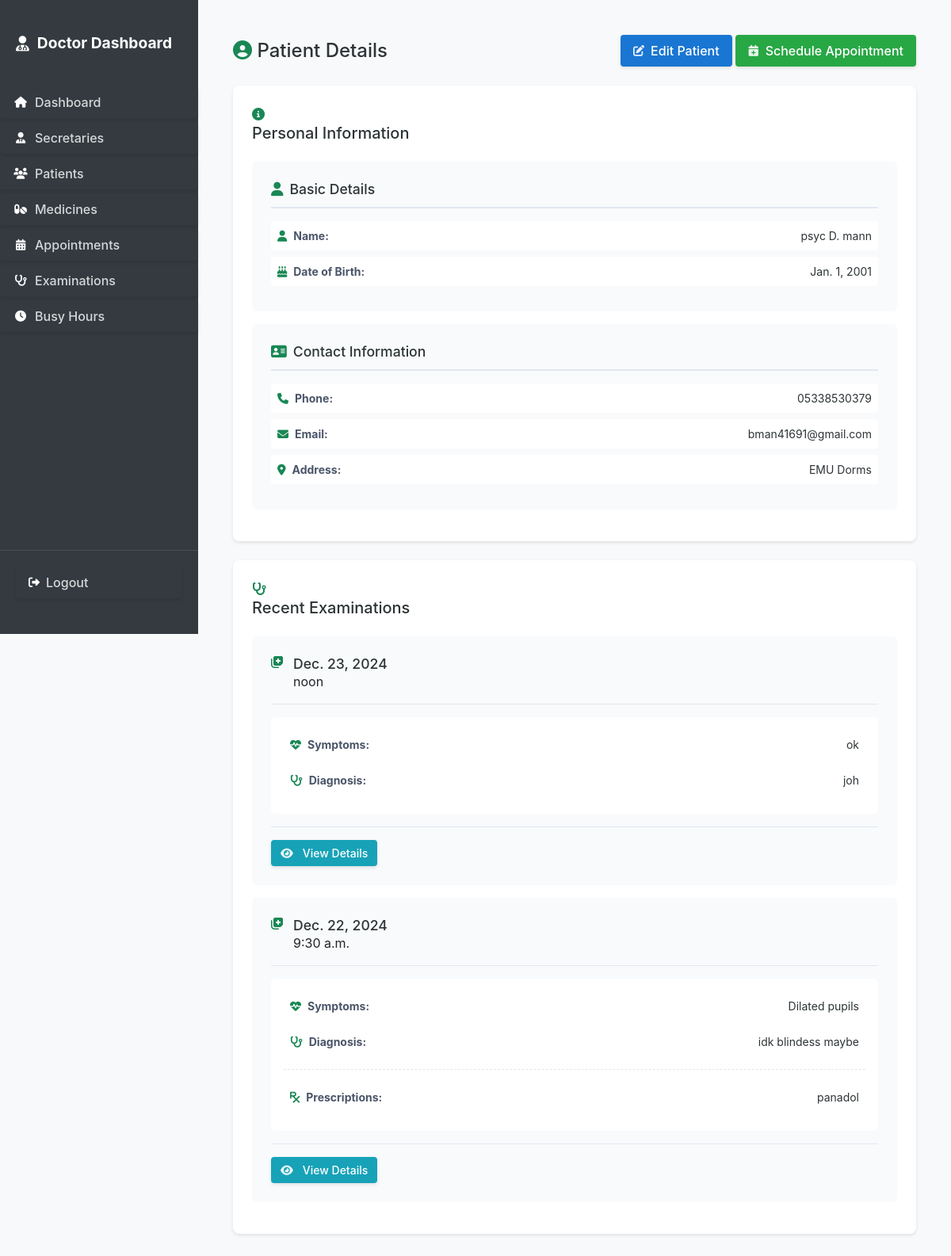
The app's page /patients/7/ (signed in) with its own data.
### secretary_dash/models.py (models this page shows, shortened)
class Patient(models.Model):
    name = models.CharField(max_length=100)
    phone = models.CharField(max_length=20)
    email = models.EmailField()
    address = models.TextField()
    date_of_birth = models.DateField()
    created_at = models.DateTimeField(auto_now_add=True)
    class Meta:
        ordering = ['name']

class Examination(models.Model):
    patient = models.ForeignKey(Patient, on_delete=models.CASCADE)
    symptoms = models.TextField()
    diagnosis = models.TextField()
    created_by = models.ForeignKey(User, on_delete=models.CASCADE)
    created_at = models.DateTimeField(auto_now_add=True)
    date = models.DateField()
    time = models.TimeField()
    class Meta:
        ordering = ['-date']

class Prescription(models.Model):
    examination = models.ForeignKey(Examination, on_delete=models.CASCADE, related_name='prescriptions')
    medicine = models.ForeignKey(Medicine, on_delete=models.CASCADE)
    dosage = models.CharField(max_length=100)
    duration = models.CharField(max_length=100)
    notes = models.TextField(blank=True)

class Medicine(models.Model):
    name = models.CharField(max_length=100)
    description = models.TextField()
    side_effects = models.TextField()
    created_at = models.DateTimeField(auto_now_add=True)
    class Meta:
        ordering = ['name']

### secretary_dash/views.py (the view)
# urls.py: path('patients/<int:pk>/', views.patient_detail, name='patient_detail'),
@login_required
@user_passes_test(is_staff)
def patient_detail(request, pk):
    patient = get_object_or_404(Patient, pk=pk)
    all_examinations = Examination.objects.filter(
        patient=patient
    ).order_by('-date', '-time')
    recent_examinations = all_examinations[:5]
    examination_history = all_examinations[5:] if len(all_examinations) > 5 else []
    upcoming_appointments = Appointment.objects.filter(
        patient=patient,
        date__gte=timezone.now().date(),
        status='upcoming'
    ).order_by('date', 'time')
    return render(request, 'secretary_dash/common/patient_detail.html', {
        'patient': patient,
        'recent_examinations': recent_examinations,
        'examination_history': examination_history,
        'upcoming_appointments': upcoming_appointments
    })

### secretary_dash/auth.py (called while the page is built)
    def get_user(self, user_id):
        UserModel = get_user_model()
        try:
            return UserModel.objects.get(pk=user_id)
        except UserModel.DoesNotExist:
            return None

### secretary_dash/views.py (called while the page is built)
def is_staff(user):
    return user.is_superuser or hasattr(user, 'secretary')

### templates/secretary_dash/common/patient_detail.html (shortened to what this page needs)
{% extends request.user.is_superuser|yesno:'secretary_dash/doctor/base.html,secretary_dash/secretary/base.html' %}
{% load static %}
{% block content %}
<div class="detail-container">
    <div class="detail-header">
        <h1><i class="fas fa-user-circle text-success"></i> Patient Details</h1>
        <div class="actions">
            <a href="{% url 'secretary_dash:patient_edit' patient.id %}" class="btn btn-primary">
                <i class="fas fa-edit"></i> Edit Patient
            </a>
            <a href="{% url 'secretary_dash:appointment_create' %}?patient={{ patient.id }}" class="btn btn-success">
                <i class="fas fa-calendar-plus"></i> Schedule Appointment
            </a>
        </div>
    </div>
    <div class="detail-section">
        <div class="section-header">
            <i class="fas fa-info-circle text-success"></i>
            <h2>Personal Information</h2>
        </div>
        <div class="medical-details">
            <div class="medical-item">
                <h3><i class="fas fa-user text-success"></i> Basic Details</h3>
                <div class="detail-row">
                    <p><i class="fas fa-user text-success"></i> <strong>Name:</strong></p>
                    <span>{{ patient.name }}</span>
                </div>
                <div class="detail-row">
                    <p><i class="fas fa-birthday-cake text-success"></i> <strong>Date of Birth:</strong></p>
                    <span>{{ patient.date_of_birth }}</span>
                </div>
            </div>
            <div class="medical-item">
                <h3><i class="fas fa-address-card text-success"></i> Contact Information</h3>
                <div class="detail-row">
                    <p><i class="fas fa-phone text-success"></i> <strong>Phone:</strong></p>
                    <span>{{ patient.phone }}</span>
                </div>
                <div class="detail-row">
                    <p><i class="fas fa-envelope text-success"></i> <strong>Email:</strong></p>
                    <span>{{ patient.email }}</span>
                </div>
                <div class="detail-row">
                    <p><i class="fas fa-map-marker-alt text-success"></i> <strong>Address:</strong></p>
                    <span>{{ patient.address }}</span>
                </div>
            </div>
        </div>
    </div>
    {% if request.user.is_superuser %}
    {% if recent_examinations %}
    <div class="detail-section">
        <div class="section-header">
            <i class="fas fa-stethoscope text-success"></i>
            <h2>Recent Examinations</h2>
        </div>
        <div class="medical-details">
            {% for examination in recent_examinations %}
            <div class="medical-item">
                <div class="prescription-header">
                    <i class="fas fa-notes-medical text-success"></i>
                    <div class="prescription-title">
                        <h3>{{ examination.date }}</h3>
                        <span class="medicine-details">{{ examination.time }}</span>
                    </div>
                </div>
                <div class="prescription-details">
                    <div class="detail-row">
                        <p><i class="fas fa-heartbeat text-success"></i> <strong>Symptoms:</strong></p>
                        <span>{{ examination.symptoms }}</span>
                    </div>
                    <div class="detail-row">
                        <p><i class="fas fa-stethoscope text-success"></i> <strong>Diagnosis:</strong></p>
                        <span>{{ examination.diagnosis }}</span>
                    </div>
                    {% if examination.prescriptions.all %}
                    <div class="medicine-info">
                        <div class="detail-row">
                            <p><i class="fas fa-prescription text-success"></i> <strong>Prescriptions:</strong></p>
                            <span>
                                {% for prescription in examination.prescriptions.all %}
                                {{ prescription.medicine.name }}{% if not forloop.last %}, {% endif %}
                                {% endfor %}
                            </span>
                        </div>
                    </div>
                    {% endif %}
                </div>
                <div class="prescription-footer">
                    <a href="{% url 'secretary_dash:examination_detail' examination.id %}" class="btn btn-info btn-sm">
                        <i class="fas fa-eye"></i> View Details
                    </a>
                </div>
            </div>
            {% endfor %}
        </div>
    </div>
    {% endif %}
    {% endif %}
</div>
{% endblock %}

### static/css/main.css (style rules this page uses)
body { margin: 0; padding: 0; font-family: -apple-system, BlinkMacSystemFont, "Segoe UI", Roboto, "Helvetica Neue", Arial, sans-serif; background-color: #f8f9fa; }
.actions { display: flex !important; gap: 0.25rem !important; justify-content: flex-end !important; }
.actions .btn, .actions form { margin: 0 !important; }
.btn { display: inline-flex !important; align-items: center !important; gap: 0.5rem !important; padding: 0.5rem 1rem !important; border-radius: 0.25rem !important; border: none !important; cursor: pointer !important; font-weight: 500 !important; transition: all 0.2s ease !important; text-decoration: none !important; box-shadow: 0 0.125rem 0.25rem rgba(0, 0, 0, 0.1) !important; }
.btn .fas, .btn .far, .btn .fab, .btn .fa { color: rgba(255, 255, 255, 0.9) !important; }
.detail-container { padding: 1.5rem; }
.detail-header { display: flex; justify-content: space-between; align-items: center; margin-bottom: 1.5rem; }
.detail-header h1 { margin: 0; font-size: 1.5rem; color: #2d3436; }
.detail-header .actions { display: flex; gap: 0.5rem; }
.detail-section { background: white; padding: 1.5rem; border-radius: 0.5rem; box-shadow: 0 0.125rem 0.25rem rgba(0,0,0,0.1); margin-bottom: 1.5rem; }
.detail-section h2 { margin: 0 0 1.5rem; color: #2d3436; font-size: 1.25rem; }
.btn-primary { background-color: #1976d2 !important; color: white !important; }
.btn-success { background-color: #28a745 !important; color: white !important; }
.btn-info { background-color: #17a2b8 !important; color: white !important; }
.btn i { font-size: 0.875rem !important; }
.btn-sm { padding: 0.375rem 0.75rem !important; font-size: 0.875rem !important; min-width: 4rem !important; }
.btn-sm i { font-size: 0.875rem !important; margin-right: 0.25rem !important; }

### templates/secretary_dash/common/patient_detail.html (style rules this page uses)
.detail-row { display: flex; justify-content: space-between; align-items: flex-start; gap: 1rem; padding: 0.5rem; background: white; border-radius: 4px; margin-bottom: 0.5rem; }
.detail-row p { margin: 0; display: flex; align-items: center; gap: 0.5rem; color: #4a5568; font-size: 0.875rem; }
.detail-row span { color: #2d3436; font-size: 0.875rem; text-align: right; }
.medical-item { background: #f8fafc; padding: 1.5rem; border-radius: 6px; margin-bottom: 1rem; }
.medical-item h3 { margin: 0 0 1rem 0; font-size: 1.1rem; color: #2d3436; display: flex; align-items: center; gap: 0.5rem; padding-bottom: 0.75rem; border-bottom: 2px solid #e2e8f0; }
.prescription-header { display: flex; align-items: flex-start; gap: 0.75rem; margin-bottom: 1rem; padding-bottom: 1rem; border-bottom: 1px solid #e2e8f0; }
.prescription-title h3 { margin: 0; padding: 0; border: none; }
.prescription-details { background: white; padding: 1rem; border-radius: 6px; }
.medicine-info { margin-top: 1rem; padding-top: 1rem; border-top: 1px dashed #e2e8f0; }
.prescription-footer { margin-top: 1rem; padding-top: 1rem; border-top: 1px solid #e2e8f0; }

### records on screen
Patient: name "psyc D. mann", date_of_birth "Jan. 1, 2001", phone "05338530379", email "bman41691@gmail.com", address "EMU Dorms"
Examination: date "Dec. 23, 2024", time "noon", symptoms "ok", diagnosis "joh"
Examination: date "Dec. 22, 2024", time "9:30 a.m.", symptoms "Dilated pupils", diagnosis "idk blindess maybe"
Prescription: medicine.name "panadol"
